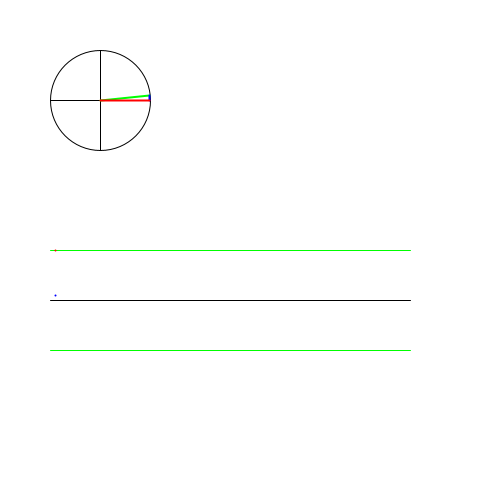
Frame 1 (no input)
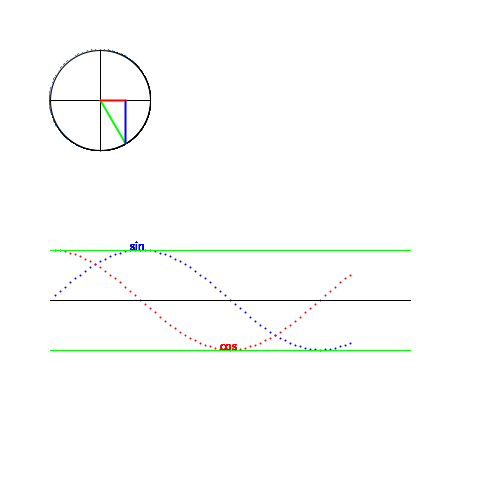
Frame 60 (the mouse pressed at the canvas centre just before this capture)
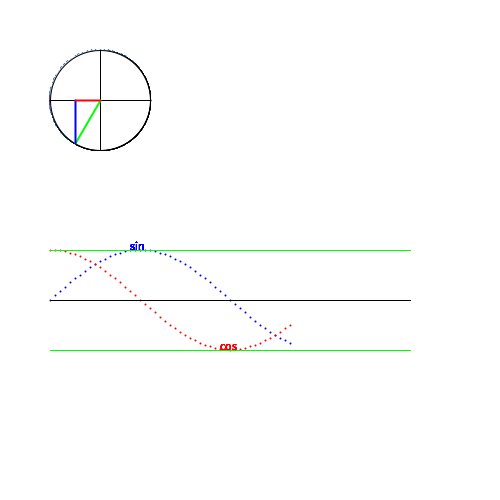
Frame 120 (the mouse held since frame 60 and released just before this capture)

The Processing sketch that drew these frames (run headless with seeded random() and noise(); from frame 60 on, the mouse is pressed at the canvas centre):

// Processing sketch: processing_63579
// ── processing_63579.pde

int angle_deg;
float xValue;
float yValue;
int graphheight;

void setup()
{
  size(500,500);
  background(255);
  smooth();
  angle_deg = 0;
  frameRate(6);  // update the screen 6 times a second

}


void draw()
{
  fill(255);
  strokeWeight(1);
  stroke(0);
  ellipse(100,100,100,100);  // Draw the outline for the Unit circle
  line(50,100,150,100);
  line(100,50,100,150);
 
  line(50,300,410,300);
  stroke(0,255,0);
  line(50,250,410,250);
  line(50,350,410,350);
 
 
  strokeWeight(2);
  angle_deg = angle_deg+5;
  if (angle_deg >= 360)
  {  
    angle_deg = 0;
    background(255);
  }
  xValue = 100+50*cos(angle_deg/180.0*PI);  // calculate the triangle width
  yValue = 100-50*sin(angle_deg/180.0*PI);  // calculate the triangle height
  
  stroke(0,255,0); // set pen to green
  line(100,100,xValue,yValue);     // draw radius
  
  stroke(0,0,255);  // set pen to blue
  line(xValue,100,xValue,yValue);   // draw triangle height
  point(50+angle_deg,200+yValue);   // draw the sine wave
  if (angle_deg > 90)
  {
    fill(0,0,255);
    text("sin",130,250);
  }
  
  stroke(255,0,0);  // set pen to red
  line(100,100,xValue,100);   // draw triangle width
  point(50+angle_deg,400-xValue);  // draw the cosine wave
  if (angle_deg > 180)
  {
    fill(255,0,0);
    text("cos",220,350);
  }

  
  
  
  
  
}
